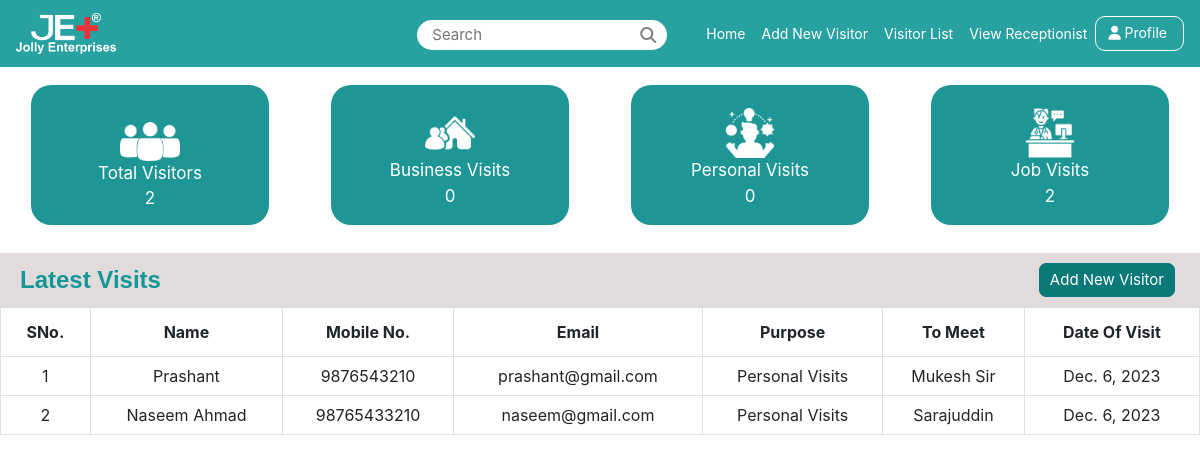
Screenshot of / (signed in) with the database file from the repository.
### mainApp/models.py (models this page shows, shortened)
class Visitor(models.Model):
    name = models.CharField(max_length=20)
    phone = models.CharField(max_length=15)
    email = models.EmailField(max_length=100)
    purpose = models.ForeignKey(VisitReason, on_delete=models.CASCADE)
    to_meet = models.CharField(max_length=50)
    date_of_visit = models.DateField()
    createdBy = models.CharField(max_length=50, null=True, blank=True)
    address = models.CharField(max_length=250, default='')
    last_updated = models.CharField(max_length=50, blank=True, null=True)
    who_updated = models.CharField(max_length=50, null=True, blank=True)

class VisitReason(models.Model):
    name = models.CharField(max_length=50)
    def __str__(self):
        return f"{self.name}"

### mainApp/views.py (the view)
# urls.py: path('', views.indexpage),
@login_required(login_url="/login/")
def indexpage(request):
    tvisitors = Visitor.objects.count()
    bvisits = Visitor.objects.filter(purpose=1).count()
    pvisits = Visitor.objects.filter(purpose=2).count()
    jvisits = Visitor.objects.filter(purpose=3).count()
    latest_visits = Visitor.objects.filter().order_by('-id')[:10]
    return render(request, 'index.html', {'total_visits':tvisitors, 'bvisits':bvisits, 'pvisits':pvisits, 'jvisits':jvisits, 'latest_visits':latest_visits})

### mainApp/templates/index.html (shortened to what this page needs)
{% load static %}
<!DOCTYPE html>
<html lang="en">
<head>
  <link rel="stylesheet" href="https://stackpath.bootstrapcdn.com/bootstrap/4.5.2/css/bootstrap.min.css">
  <link rel="stylesheet" href="https://cdnjs.cloudflare.com/ajax/libs/font-awesome/6.4.2/css/all.min.css"
 />
  <link rel="stylesheet" href="{% static 'css/style.css' %}">
</head>
<body>
  <nav class="navbar navbar-expand-lg navbar-light">
    <a class="navbar-brand" href="/">
      <img src="{% static  'images/logo-3s.png' %}" width="100px" alt="Logo">
    </a>
    <div class="collapse navbar-collapse justify-content-end" id="navbarNav">
      <ul class="navbar-nav">
        <form class="navbar-form" role="search">
          <div class="search-box">
            <input type="text" class="search-input" placeholder="Search">
            <button type="submit" class="search-icon">
              <i class="fa fa-search search-button" aria-hidden="true"></i>
            </button>
          </div>
        </form>
        <li class="nav-item">
          <a class="nav-link" href="/" style="color: white;">Home</a>
        </li>
        <li class="nav-item">
          <a class="nav-link" href="/add-new-visitor/" style="color: white;">Add New Visitor</a>
        </li>
        <li class="nav-item">
          <a class="nav-link" href="/visitor/" style="color: white;">Visitor List</a>
        </li>
        <li class="nav-item">
          <a class="nav-link" href="/viewRecptionist/" style="color: white;">View Receptionist</a>
        </li>
        <li class="nav-item dropdown">
          <a class="nav-link view-profile px-3" href="/view-profile/" id="navbarDropdown" role="button"
            data-toggle="dropdown" aria-haspopup="true" aria-expanded="false" style="color: white;">
            <i class="fa fa-user" aria-hidden="true"></i>Profile
          </a>
        </li>
      </ul>
    </div>
  </nav>
  <div class="container-fluid">
    <div class="row">
      <div class="col-md-4 col-lg-3 col-sm-6 col-12">
        <a href="/visitor/" class="nav-link">
          <div class="cards  d-flex flex-column align-items-center justify-content-center pt-4">
            <img src="{% static  'images/4.png' %}" alt="" class="image-fluid" width="60">
            <span class="span-class">Total Visitors</span>
            <span class="span-class">{{total_visits}}</span>
          </div>
        </a>
      </div>
      <div class="col-md-4 col-lg-3 col-sm-6 col-12">
        <a href="/buisenessVisit/" class="nav-link">
          <div class="cards d-flex flex-column align-items-center justify-content-center pt-4">
            <img src="{% static  'images/3.png' %}" alt="" class="image-fluid" width="50">
            <span class="span-class">Business Visits</span>
            <span class="span-class pb-3">{{bvisits}}</span>
          </div>
        </a>
      </div>
      <div class="col-md-4 col-lg-3 col-sm-6 col-12">
        <a href="/personalVisitor/" class="nav-link">
          <div class="cards d-flex flex-column align-items-center justify-content-center pt-4">
            <img src="{% static  'images/1.png' %}" alt="" class="image-fluid" width="50">
            <span class="span-class">Personal Visits</span>
            <span class="span-class pb-3">{{pvisits}}</span>
          </div>
        </a>
      </div>
      <div class="col-md-4 col-lg-3 col-sm-6 col-12">
        <a href="/job-visit/" class="nav-link">
          <div class="cards d-flex flex-column align-items-center justify-content-center pt-4">
            <img src="{% static  'images/2.png' %}" alt="" class="image-fluid" width="50">
            <span class="span-class">Job Visits</span>
            <span class="span-class pb-3">{{jvisits}}</span>
          </div>
        </a>
      </div>
    </div>
  </div>
  {% block body %}
  <section>
    <div class="container-fluid admin-profile-section d-flex justify-content-between"
      style="background-color: #e2dbdb;">
      <div class="d-flex align-items-center">
        <span class="visitors-table-class">Latest Visits</span>
      </div>
      <div>
        <a href="/add-new-visitor/"><button class="visitor-btn">Add New Visitor</button></a>
      </div>
    </div>
    <div class="table-responsive">
      <table class="table table-bordered table-hover" id="dataTable">
        <tbody>
          <tr class="trclass">
            <th>SNo.</th>
            <th>Name</th>
            <th>Mobile No.</th>
            <th>Email</th>
            <th>Purpose</th>
            <th>To Meet</th>
            <th>Date Of Visit</th>
          </tr>
          {% for v in latest_visits %}
          <tr class="trclass">
            <td class="align-middle">{{forloop.counter}}</td>
            <td class="align-middle">{{v.name}}</td>
            <td class="align-middle">{{v.phone}}</td>
            <td class="align-middle">{{v.email}}</td>
            <td class="align-middle">{{v.purpose}}</td>
            <td class="align-middle">{{v.to_meet}}</td>
            <td class="align-middle">{{v.date_of_visit}}</td>
          </tr>
          {% endfor %}
        </tbody>
      </table>
    </div>
  </section>
  {% endblock %}
</body>
</html>

### static/css/style.css (style rules this page uses)
* { margin: 0; padding: 0; box-sizing: border-box; }
body { overflow: hidden; overflow-y: auto; }
.navbar { background-color: rgb(40, 161, 161); }
.dropdown { border: 1px solid white; border-radius: 10px; height: 35px; bottom: -1px; }
.view-profile { position: relative; bottom: 10%; }
.view-profile i { position: relative; right: 7%; }
.search-box { display: flex; align-items: center; }
.search-input { margin-top: 5px; margin-right: 15px; border: none; border-radius: 20px; padding: 5px; width: 250px; height: 30px; padding: 1px 15px; font-size: 13px; }
.search-icon { background-color: transparent; border: none; cursor: pointer; position: relative; right: 15%; margin-top: 5px; color: grey; }
.search-input, .search-icon, .search-box { outline: none; box-shadow: none; }
.search-input { font-size: 15px; }
.nav-link { font-size: 14px; }
.cards { background-color: rgb(30, 150, 150); height: 140px; margin-top: 10px; border-radius: 20px; }
.admin-profile-section { margin-top: 20px; }
.span-class { color: white; font-size: 17px; }
.visitors-table-class { font-size: 24px !important; font-weight: bold; padding: 5px; color: rgb(19, 151, 151); font-family: Arial, Helvetica, sans-serif; }
.align-middle { text-align: center; padding: 7px !important ; }
.visitor-btn { margin: 10px; border-radius: 7px; padding: 5px 10px; background-color: rgb(12, 121, 121); border: 1px solid rgb(9, 121, 129); color: white; font-size: 15px; cursor: pointer; outline: none; box-shadow: none; }
.trclass { text-align: center; }

### rows the page displays
Visitor: name "Prashant", phone "9876543210", email "prashant@gmail.com", purpose "Personal Visits", to_meet "Mukesh Sir", date_of_visit "Dec. 6, 2023"
Visitor: name "Naseem Ahmad", phone "98765433210", email "naseem@gmail.com", purpose "Personal Visits", to_meet "Sarajuddin", date_of_visit "Dec. 6, 2023"

### other values shown
{{ total_visits }} "2"
{{ bvisits }} "0"
{{ pvisits }} "0"
{{ jvisits }} "2"
